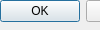
<?xml version="1.0" encoding="UTF-8"?>
<ui version="4.0">
 <class>Dialog</class>
 <widget class="QDialog" name="Dialog">
  <widget class="QDialogButtonBox" name="buttonBox">
   <property name="standardButtons">
    <set>QDialogButtonBox::StandardButton::Cancel|QDialogButtonBox::StandardButton::Ok</set>
   </property>
  </widget>
 </widget>
 <pixmapfunction>Invalid pixmapFunction</pixmapfunction>
</ui>
